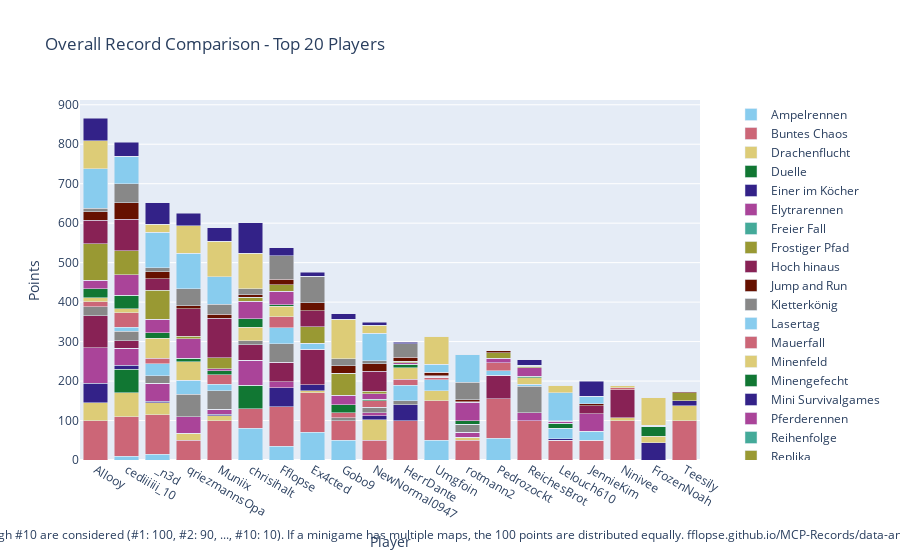

Write notebook code for a chart like this one.
### Code cell
import plotly.graph_objects as go

# Sum all columns to get the total score
outDf['Total'] = outDf.sum(axis=1)

# Sort by total score and fill N/A values with 0
outDf = outDf.sort_values(by='Total', ascending=False).fillna(0)

# Crop to top 10 players
cropDf = outDf.head(20).copy()

# Drop the 'Total' column for plotting
cropDf = cropDf.drop(columns=['Total'])

# Create a color palette
color_palette = px.colors.qualitative.Safe

# Create the stacked bar plot
fig = go.Figure()

cropDf = remove_duplicate_columns(cropDf)

for column in cropDf.columns.difference(['Player']):
    fig.add_trace(go.Bar(
        x=cropDf.index,
        y=cropDf[column],
        name=column,
        marker_color=color_palette[len(fig.data) % len(color_palette)]
    ))

# Update layout
fig.update_layout(
    barmode='stack',
    title='Overall Record Comparison - Top 20 Players',
    xaxis=dict(title='Player'),
    yaxis=dict(title='Points'),
    #height=800,
    #width=1000,
    legend=dict(
        x=1.05,
        y=0.5,
        traceorder='normal',
        font=dict(size=12),
        bgcolor='rgba(255, 255, 255, 0)',
        bordercolor='rgba(0, 0, 0, 0)'
    ),
    margin=dict(r=200),  # Adjust right margin to make room for the legend
    annotations=[
        dict(
            x=0.5,
            y=-0.235,
            xref='paper',
            yref='paper',
            text='Max 100 points per minigame. Records #1 through #10 are considered (#1: 100, #2: 90, ..., #10: 10). If a minigame has multiple maps, the 100 points are distributed equally. fflopse.github.io/MCP-Records/data-analysis/global-ranking.ipynb',
            showarrow=False,
            font=dict(size=12),
            xanchor='center'
        )
    ]
)

fig.show()

# save the plot as an html file

fig.write_html('out/overall_record_comparison.html')

### Figure 1 — Plotly figure (JSON) as saved in the notebook; plotly's stock layout.template omitted (floating-point values rounded to 4 significant figures)
{"data": [{"marker": {"color": "rgb(136, 204, 238)"}, "name": "Ampelrennen", "type": "bar", "x": ["Allooy", "cediiiiii_10", "_n3d", "qriezmannsOpa", "Muniix", "chrisihalt", "Fflopse", "Ex4cted", "Gobo9", "NewNormal0947", "HerrDante", "Umgfoin", "rotmann2", "Pedrozockt", "ReichesBrot", "Lelouch610", "JennieKim", "Ninivee", "FrozenNoah", "Teesily"], "y": [0.0, 10.0, 15.0, 0.0, 0.0, 80.0, 35.0, 70.0, 50.0, 0.0, 0.0, 50.0, 0.0, 55.0, 0.0, 0.0, 0.0, 0.0, 0.0, 0.0]}, {"marker": {"color": "rgb(204, 102, 119)"}, "name": "Buntes Chaos", "type": "bar", "x": ["Allooy", "cediiiiii_10", "_n3d", "qriezmannsOpa", "Muniix", "chrisihalt", "Fflopse", "Ex4cted", "Gobo9", "NewNormal0947", "HerrDante", "Umgfoin", "rotmann2", "Pedrozockt", "ReichesBrot", "Lelouch610", "JennieKim", "Ninivee", "FrozenNoah", "Teesily"], "y": [100.0, 100.0, 100.0, 50.0, 100.0, 50.0, 100.0, 100.0, 50.0, 50.0, 100.0, 100.0, 50.0, 100.0, 100.0, 50.0, 50.0, 100.0, 0.0, 100.0]}, {"marker": {"color": "rgb(221, 204, 119)"}, "name": "Drachenflucht", "type": "bar", "x": ["Allooy", "cediiiiii_10", "_n3d", "qriezmannsOpa", "Muniix", "chrisihalt", "Fflopse", "Ex4cted", "Gobo9", "NewNormal0947", "HerrDante", "Umgfoin", "rotmann2", "Pedrozockt", "ReichesBrot", "Lelouch610", "JennieKim", "Ninivee", "FrozenNoah", "Teesily"], "y": [45.0, 60.0, 30.0, 17.5, 12.5, 0.0, 0.0, 5.0, 0.0, 52.5, 0.0, 25.0, 7.5, 0.0, 0.0, 0.0, 0.0, 7.5, 0.0, 37.5]}, {"marker": {"color": "rgb(17, 119, 51)"}, "name": "Duelle", "type": "bar", "x": ["Allooy", "cediiiiii_10", "_n3d", "qriezmannsOpa", "Muniix", "chrisihalt", "Fflopse", "Ex4cted", "Gobo9", "NewNormal0947", "HerrDante", "Umgfoin", "rotmann2", "Pedrozockt", "ReichesBrot", "Lelouch610", "JennieKim", "Ninivee", "FrozenNoah", "Teesily"], "y": [0.0, 60.0, 0.0, 0.0, 0.0, 60.0, 0.0, 0.0, 0.0, 0.0, 0.0, 0.0, 0.0, 0.0, 0.0, 0.0, 0.0, 0.0, 0.0, 0.0]}, {"marker": {"color": "rgb(51, 34, 136)"}, "name": "Einer im Köcher", "type": "bar", "x": ["Allooy", "cediiiiii_10", "_n3d", "qriezmannsOpa", "Muniix", "chrisihalt", "Fflopse", "Ex4cted", "Gobo9", "NewNormal0947", "HerrDante", "Umgfoin", "rotmann2", "Pedrozockt", "ReichesBrot", "Lelouch610", "JennieKim", "Ninivee", "FrozenNoah", "Teesily"], "y": [50.0, 10.0, 4.0, 0.0, 4.0, 0.0, 48.0, 16.0, 0.0, 10.0, 40.0, 0.0, 0.0, 0.0, 0.0, 4.0, 0.0, 0.0, 44.0, 12.0]}, {"marker": {"color": "rgb(170, 68, 153)"}, "name": "Elytrarennen", "type": "bar", "x": ["Allooy", "cediiiiii_10", "_n3d", "qriezmannsOpa", "Muniix", "chrisihalt", "Fflopse", "Ex4cted", "Gobo9", "NewNormal0947", "HerrDante", "Umgfoin", "rotmann2", "Pedrozockt", "ReichesBrot", "Lelouch610", "JennieKim", "Ninivee", "FrozenNoah", "Teesily"], "y": [90.0, 42.5, 45.0, 42.5, 12.5, 62.5, 15.0, 0.0, 0.0, 7.5, 0.0, 0.0, 12.5, 0.0, 20.0, 0.0, 0.0, 0.0, 0.0, 0.0]}, {"marker": {"color": "rgb(68, 170, 153)"}, "name": "Freier Fall", "type": "bar", "x": ["Allooy", "cediiiiii_10", "_n3d", "qriezmannsOpa", "Muniix", "chrisihalt", "Fflopse", "Ex4cted", "Gobo9", "NewNormal0947", "HerrDante", "Umgfoin", "rotmann2", "Pedrozockt", "ReichesBrot", "Lelouch610", "JennieKim", "Ninivee", "FrozenNoah", "Teesily"], "y": [0.0, 0.0, 0.0, 0.0, 0.0, 0.0, 0.0, 0.0, 0.0, 0.0, 0.0, 0.0, 0.0, 0.0, 0.0, 0.0, 0.0, 0.0, 0.0, 0.0]}, {"marker": {"color": "rgb(153, 153, 51)"}, "name": "Frostiger Pfad", "type": "bar", "x": ["Allooy", "cediiiiii_10", "_n3d", "qriezmannsOpa", "Muniix", "chrisihalt", "Fflopse", "Ex4cted", "Gobo9", "NewNormal0947", "HerrDante", "Umgfoin", "rotmann2", "Pedrozockt", "ReichesBrot", "Lelouch610", "JennieKim", "Ninivee", "FrozenNoah", "Teesily"], "y": [0.0, 0.0, 0.0, 0.0, 0.0, 0.0, 0.0, 0.0, 0.0, 0.0, 0.0, 0.0, 0.0, 0.0, 0.0, 0.0, 0.0, 0.0, 0.0, 0.0]}, {"marker": {"color": "rgb(136, 34, 85)"}, "name": "Hoch hinaus", "type": "bar", "x": ["Allooy", "cediiiiii_10", "_n3d", "qriezmannsOpa", "Muniix", "chrisihalt", "Fflopse", "Ex4cted", "Gobo9", "NewNormal0947", "HerrDante", "Umgfoin", "rotmann2", "Pedrozockt", "ReichesBrot", "Lelouch610", "JennieKim", "Ninivee", "FrozenNoah", "Teesily"], "y": [80.0, 20.0, 0.0, 0.0, 0.0, 40.0, 50.0, 90.0, 0.0, 0.0, 0.0, 0.0, 0.0, 60.0, 0.0, 0.0, 0.0, 70.0, 0.0, 0.0]}, {"marker": {"color": "rgb(102, 17, 0)"}, "name": "Jump and Run", "type": "bar", "x": ["Allooy", "cediiiiii_10", "_n3d", "qriezmannsOpa", "Muniix", "chrisihalt", "Fflopse", "Ex4cted", "Gobo9", "NewNormal0947", "HerrDante", "Umgfoin", "rotmann2", "Pedrozockt", "ReichesBrot", "Lelouch610", "JennieKim", "Ninivee", "FrozenNoah", "Teesily"], "y": [0.0, 0.0, 0.0, 0.0, 0.0, 0.0, 0.0, 0.0, 0.0, 0.0, 0.0, 0.0, 0.0, 0.0, 0.0, 0.0, 0.0, 0.0, 0.0, 0.0]}, {"marker": {"color": "rgb(136, 136, 136)"}, "name": "Kletterkönig", "type": "bar", "x": ["Allooy", "cediiiiii_10", "_n3d", "qriezmannsOpa", "Muniix", "chrisihalt", "Fflopse", "Ex4cted", "Gobo9", "NewNormal0947", "HerrDante", "Umgfoin", "rotmann2", "Pedrozockt", "ReichesBrot", "Lelouch610", "JennieKim", "Ninivee", "FrozenNoah", "Teesily"], "y": [23.33, 23.33, 20.0, 56.67, 46.67, 10.0, 46.67, 0.0, 6.667, 13.33, 10.0, 0.0, 20.0, 0.0, 66.67, 0.0, 0.0, 0.0, 0.0, 0.0]}, {"marker": {"color": "rgb(136, 204, 238)"}, "name": "Lasertag", "type": "bar", "x": ["Allooy", "cediiiiii_10", "_n3d", "qriezmannsOpa", "Muniix", "chrisihalt", "Fflopse", "Ex4cted", "Gobo9", "NewNormal0947", "HerrDante", "Umgfoin", "rotmann2", "Pedrozockt", "ReichesBrot", "Lelouch610", "JennieKim", "Ninivee", "FrozenNoah", "Teesily"], "y": [0.0, 10.0, 30.0, 35.0, 16.67, 0.0, 40.0, 15.0, 0.0, 0.0, 40.0, 28.33, 0.0, 11.67, 5.0, 26.67, 23.33, 0.0, 0.0, 0.0]}, {"marker": {"color": "rgb(204, 102, 119)"}, "name": "Mauerfall", "type": "bar", "x": ["Allooy", "cediiiiii_10", "_n3d", "qriezmannsOpa", "Muniix", "chrisihalt", "Fflopse", "Ex4cted", "Gobo9", "NewNormal0947", "HerrDante", "Umgfoin", "rotmann2", "Pedrozockt", "ReichesBrot", "Lelouch610", "JennieKim", "Ninivee", "FrozenNoah", "Teesily"], "y": [12.86, 37.14, 14.29, 0.0, 24.29, 0.0, 28.57, 0.0, 12.86, 17.14, 14.29, 5.714, 0.0, 20.0, 0.0, 0.0, 0.0, 5.714, 0.0, 0.0]}, {"marker": {"color": "rgb(221, 204, 119)"}, "name": "Minenfeld", "type": "bar", "x": ["Allooy", "cediiiiii_10", "_n3d", "qriezmannsOpa", "Muniix", "chrisihalt", "Fflopse", "Ex4cted", "Gobo9", "NewNormal0947", "HerrDante", "Umgfoin", "rotmann2", "Pedrozockt", "ReichesBrot", "Lelouch610", "JennieKim", "Ninivee", "FrozenNoah", "Teesily"], "y": [10.0, 10.0, 50.0, 46.67, 0.0, 33.33, 26.67, 0.0, 0.0, 0.0, 30.0, 0.0, 0.0, 0.0, 16.67, 0.0, 0.0, 6.667, 16.67, 0.0]}, {"marker": {"color": "rgb(17, 119, 51)"}, "name": "Minengefecht", "type": "bar", "x": ["Allooy", "cediiiiii_10", "_n3d", "qriezmannsOpa", "Muniix", "chrisihalt", "Fflopse", "Ex4cted", "Gobo9", "NewNormal0947", "HerrDante", "Umgfoin", "rotmann2", "Pedrozockt", "ReichesBrot", "Lelouch610", "JennieKim", "Ninivee", "FrozenNoah", "Teesily"], "y": [22.5, 35.0, 13.75, 10.0, 10.0, 22.5, 3.75, 0.0, 20.0, 3.75, 8.75, 0.0, 10.0, 0.0, 3.75, 12.5, 0.0, 0.0, 25.0, 0.0]}, {"marker": {"color": "rgb(51, 34, 136)"}, "name": "Mini Survivalgames", "type": "bar", "x": ["Allooy", "cediiiiii_10", "_n3d", "qriezmannsOpa", "Muniix", "chrisihalt", "Fflopse", "Ex4cted", "Gobo9", "NewNormal0947", "HerrDante", "Umgfoin", "rotmann2", "Pedrozockt", "ReichesBrot", "Lelouch610", "JennieKim", "Ninivee", "FrozenNoah", "Teesily"], "y": [0.0, 0.0, 0.0, 0.0, 0.0, 0.0, 0.0, 0.0, 0.0, 0.0, 0.0, 0.0, 0.0, 0.0, 0.0, 0.0, 0.0, 0.0, 0.0, 0.0]}, {"marker": {"color": "rgb(170, 68, 153)"}, "name": "Pferderennen", "type": "bar", "x": ["Allooy", "cediiiiii_10", "_n3d", "qriezmannsOpa", "Muniix", "chrisihalt", "Fflopse", "Ex4cted", "Gobo9", "NewNormal0947", "HerrDante", "Umgfoin", "rotmann2", "Pedrozockt", "ReichesBrot", "Lelouch610", "JennieKim", "Ninivee", "FrozenNoah", "Teesily"], "y": [21.67, 51.67, 35.0, 48.33, 5.0, 43.33, 33.33, 0.0, 25.0, 13.33, 3.333, 3.333, 46.67, 11.67, 21.67, 5.0, 43.33, 0.0, 0.0, 0.0]}, {"marker": {"color": "rgb(68, 170, 153)"}, "name": "Reihenfolge", "type": "bar", "x": ["Allooy", "cediiiiii_10", "_n3d", "qriezmannsOpa", "Muniix", "chrisihalt", "Fflopse", "Ex4cted", "Gobo9", "NewNormal0947", "HerrDante", "Umgfoin", "rotmann2", "Pedrozockt", "ReichesBrot", "Lelouch610", "JennieKim", "Ninivee", "FrozenNoah", "Teesily"], "y": [0.0, 0.0, 0.0, 0.0, 0.0, 0.0, 0.0, 0.0, 0.0, 0.0, 0.0, 0.0, 0.0, 0.0, 0.0, 0.0, 0.0, 0.0, 0.0, 0.0]}, {"marker": {"color": "rgb(153, 153, 51)"}, "name": "Replika", "type": "bar", "x": ["Allooy", "cediiiiii_10", "_n3d", "qriezmannsOpa", "Muniix", "chrisihalt", "Fflopse", "Ex4cted", "Gobo9", "NewNormal0947", "HerrDante", "Umgfoin", "rotmann2", "Pedrozockt", "ReichesBrot", "Lelouch610", "JennieKim", "Ninivee", "FrozenNoah", "Teesily"], "y": [92.05, 60.77, 72.48, 7.094, 27.01, 11.11, 16.75, 41.97, 55.38, 6.667, 3.675, 0.5128, 0.5128, 13.08, 3.59, 0.9402, 0.4274, 0.1709, 0.0, 20.34]}, {"marker": {"color": "rgb(136, 34, 85)"}, "name": "Runterpurzeln", "type": "bar", "x": ["Allooy", "cediiiiii_10", "_n3d", "qriezmannsOpa", "Muniix", "chrisihalt", "Fflopse", "Ex4cted", "Gobo9", "NewNormal0947", "HerrDante", "Umgfoin", "rotmann2", "Pedrozockt", "ReichesBrot", "Lelouch610", "JennieKim", "Ninivee", "FrozenNoah", "Teesily"], "y": [60.0, 80.0, 30.0, 70.0, 100.0, 0.0, 0.0, 40.0, 0.0, 50.0, 0.0, 0.0, 0.0, 0.0, 0.0, 0.0, 20.0, 0.0, 0.0, 0.0]}, {"marker": {"color": "rgb(102, 17, 0)"}, "name": "Sammelwahn", "type": "bar", "x": ["Allooy", "cediiiiii_10", "_n3d", "qriezmannsOpa", "Muniix", "chrisihalt", "Fflopse", "Ex4cted", "Gobo9", "NewNormal0947", "HerrDante", "Umgfoin", "rotmann2", "Pedrozockt", "ReichesBrot", "Lelouch610", "JennieKim", "Ninivee", "FrozenNoah", "Teesily"], "y": [21.03, 41.54, 17.69, 7.179, 11.03, 5.641, 14.1, 20.0, 19.49, 19.23, 9.744, 10.0, 5.385, 5.128, 2.308, 0.7692, 4.872, 1.538, 2.564, 3.59]}, {"marker": {"color": "rgb(136, 136, 136)"}, "name": "Schießstand", "type": "bar", "x": ["Allooy", "cediiiiii_10", "_n3d", "qriezmannsOpa", "Muniix", "chrisihalt", "Fflopse", "Ex4cted", "Gobo9", "NewNormal0947", "HerrDante", "Umgfoin", "rotmann2", "Pedrozockt", "ReichesBrot", "Lelouch610", "JennieKim", "Ninivee", "FrozenNoah", "Teesily"], "y": [10.0, 47.5, 10.0, 42.5, 25.0, 15.0, 60.0, 67.5, 17.5, 7.5, 35.0, 0.0, 45.0, 0.0, 0.0, 0.0, 0.0, 0.0, 0.0, 0.0]}, {"marker": {"color": "rgb(136, 204, 238)"}, "name": "Spleef", "type": "bar", "x": ["Allooy", "cediiiiii_10", "_n3d", "qriezmannsOpa", "Muniix", "chrisihalt", "Fflopse", "Ex4cted", "Gobo9", "NewNormal0947", "HerrDante", "Umgfoin", "rotmann2", "Pedrozockt", "ReichesBrot", "Lelouch610", "JennieKim", "Ninivee", "FrozenNoah", "Teesily"], "y": [100.0, 70.0, 90.0, 90.0, 70.0, 0.0, 0.0, 0.0, 0.0, 70.0, 0.0, 20.0, 70.0, 0.0, 0.0, 70.0, 20.0, 0.0, 0.0, 0.0]}, {"marker": {"color": "rgb(204, 102, 119)"}, "name": "Todeswürfel", "type": "bar", "x": ["Allooy", "cediiiiii_10", "_n3d", "qriezmannsOpa", "Muniix", "chrisihalt", "Fflopse", "Ex4cted", "Gobo9", "NewNormal0947", "HerrDante", "Umgfoin", "rotmann2", "Pedrozockt", "ReichesBrot", "Lelouch610", "JennieKim", "Ninivee", "FrozenNoah", "Teesily"], "y": [0.0, 0.0, 0.0, 0.0, 0.0, 0.0, 0.0, 0.0, 0.0, 0.0, 0.0, 0.0, 0.0, 0.0, 0.0, 0.0, 0.0, 0.0, 0.0, 0.0]}, {"marker": {"color": "rgb(221, 204, 119)"}, "name": "Turmroulette", "type": "bar", "x": ["Allooy", "cediiiiii_10", "_n3d", "qriezmannsOpa", "Muniix", "chrisihalt", "Fflopse", "Ex4cted", "Gobo9", "NewNormal0947", "HerrDante", "Umgfoin", "rotmann2", "Pedrozockt", "ReichesBrot", "Lelouch610", "JennieKim", "Ninivee", "FrozenNoah", "Teesily"], "y": [70.0, 0.0, 20.0, 70.0, 90.0, 90.0, 0.0, 0.0, 100.0, 20.0, 0.0, 70.0, 0.0, 0.0, 0.0, 20.0, 0.0, 0.0, 70.0, 0.0]}, {"marker": {"color": "rgb(17, 119, 51)"}, "name": "Waffenfolge", "type": "bar", "x": ["Allooy", "cediiiiii_10", "_n3d", "qriezmannsOpa", "Muniix", "chrisihalt", "Fflopse", "Ex4cted", "Gobo9", "NewNormal0947", "HerrDante", "Umgfoin", "rotmann2", "Pedrozockt", "ReichesBrot", "Lelouch610", "JennieKim", "Ninivee", "FrozenNoah", "Teesily"], "y": [0.0, 0.0, 0.0, 0.0, 0.0, 0.0, 0.0, 0.0, 0.0, 0.0, 0.0, 0.0, 0.0, 0.0, 0.0, 0.0, 0.0, 0.0, 0.0, 0.0]}, {"marker": {"color": "rgb(51, 34, 136)"}, "name": "Wettrennen", "type": "bar", "x": ["Allooy", "cediiiiii_10", "_n3d", "qriezmannsOpa", "Muniix", "chrisihalt", "Fflopse", "Ex4cted", "Gobo9", "NewNormal0947", "HerrDante", "Umgfoin", "rotmann2", "Pedrozockt", "ReichesBrot", "Lelouch610", "JennieKim", "Ninivee", "FrozenNoah", "Teesily"], "y": [58.0, 36.0, 54.0, 32.0, 34.0, 78.0, 20.0, 10.0, 14.0, 8.0, 4.0, 0.0, 0.0, 0.0, 14.0, 0.0, 38.0, 0.0, 0.0, 0.0]}], "layout": {"annotations": [{"font": {"size": 12}, "showarrow": false, "text": "Max 100 points per minigame. Records #1 through #10 are considered (#1: 100, #2: 90, ..., #10: 10). If a minigame has multiple maps, the 100 points are distributed equally. fflopse.github.io/MCP-Records/data-analysis/global-ranking.ipynb", "x": 0.5, "xanchor": "center", "xref": "paper", "y": -0.235, "yref": "paper"}], "barmode": "stack", "legend": {"bgcolor": "rgba(255, 255, 255, 0)", "bordercolor": "rgba(0, 0, 0, 0)", "font": {"size": 12}, "traceorder": "normal", "x": 1.05, "y": 0.5}, "margin": {"r": 200}, "title": {"text": "Overall Record Comparison - Top 20 Players"}, "xaxis": {"title": {"text": "Player"}}, "yaxis": {"title": {"text": "Points"}}}}
